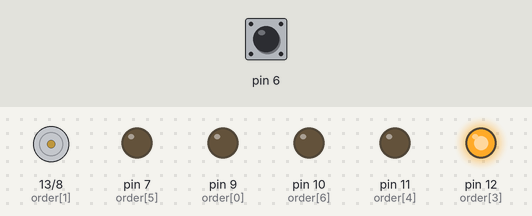
A sketch run on a simulated Arduino Uno, built with avr-gcc and run on an emulated ATmega328P. On the bench: motor-driver pin pairs drawn as motors (green arrow = first pin HIGH = forward, orange = second pin HIGH = backward, longer = more drive), output pins drawn as LEDs (lit = HIGH). The test bench sets the inputs (shaded band); at power-on: pin 6 LOW.

Above: at 1.2 s.
1.3 s: pin 6 driven HIGH
At 2.5 s:
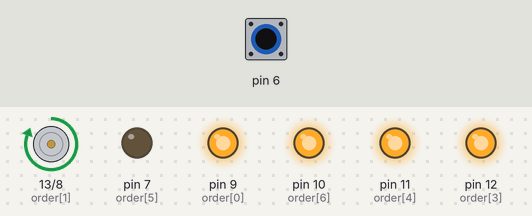
2.8 s: pin 6 pulsed LOW 5 times (0.12 s each, 0.3 s apart)
At 4.4 s:
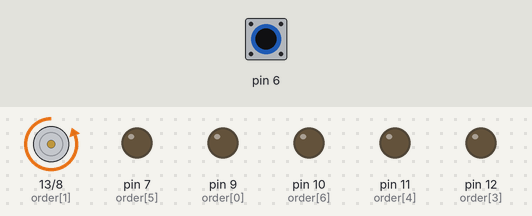
5.8 s: pin 6 pulsed LOW 2 times (0.12 s each, 0.3 s apart)
At 7.3 s:
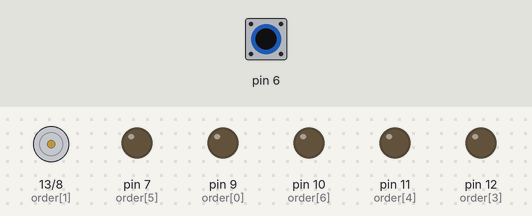
Timing chart, 0 to 8.8 s (numbered marks = the images above; inputs shaded):
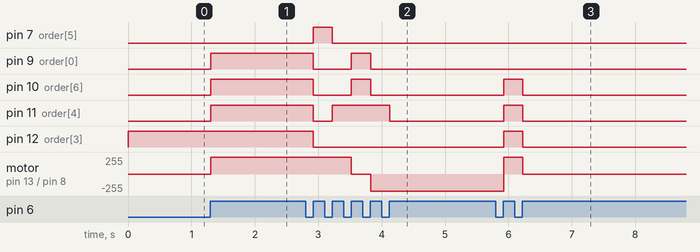

The sketch:

_7segment.ino
```cpp
//   11
// 13  08
//   12
// 09  07
//   10 .

int order[7] = { 9, 13, 8, 12, 11, 7, 10 };

boolean numbers[10][7] = { { 1, 1, 1, 0, 1, 1, 1 },
                           { 0, 0, 1, 0, 0, 1, 0 },
                           { 1, 0, 1, 1, 1, 0, 1 },
                           { 1, 0, 1, 1, 0, 1, 1 },
                           { 0, 1, 1, 1, 0, 1, 0 },
                           { 1, 1, 0, 1, 0, 1, 1 },
                           { 1, 1, 0, 1, 1, 1, 1 },
                           { 1, 0, 1, 0, 0, 1, 0 },
                           { 1, 1, 1, 1, 1, 1, 1 },
                           { 1, 1, 1, 1, 0, 1, 1 } };

void display(int n) {
  for (int i = 0; i < 7; i++) {
    digitalWrite(order[i], numbers[n][i] ? LOW : HIGH);
  }
}

void setup() {
  for (int i = 0; i < 7; i++)
    pinMode(order[i], OUTPUT);
  display(0);
  pinMode(6, INPUT);
}

int n = 0;
int prevState = 0;

void loop() {
  //for (int i = 0; i < 10; i++) {
  //  display(i);
  //  delay(300);
  //}
  int state = digitalRead(6);
  if (state != prevState && state) {
    n = (n + 1) % 10;
    display(n);
  }
  prevState = state;
  delay(10);
}
```

Measured:
- after the input at 1.3 s, pin 9 (order[0]), pin 10 (order[6]), pin 11 (order[4]): LOW → HIGH at once; motor on pin 13 (order[1]) / pin 8 (order[2]): stopped → forward 255/255 at once
- after the input at 2.8 s, pin 7 (order[5]): LOW → HIGH after 0.12 s, → LOW 0.30 s later; pin 9 (order[0]): HIGH → LOW after 0.12 s, → HIGH 0.60 s later, → LOW 0.30 s later
- after the input at 5.8 s, pin 10 (order[6]), pin 11 (order[4]), pin 12 (order[3]): LOW → HIGH after 0.13 s, → LOW 0.30 s later; motor on pin 13 (order[1]) / pin 8 (order[2]): backward 255/255 → forward 255/255 after 0.13 s, → stopped 0.30 s later
